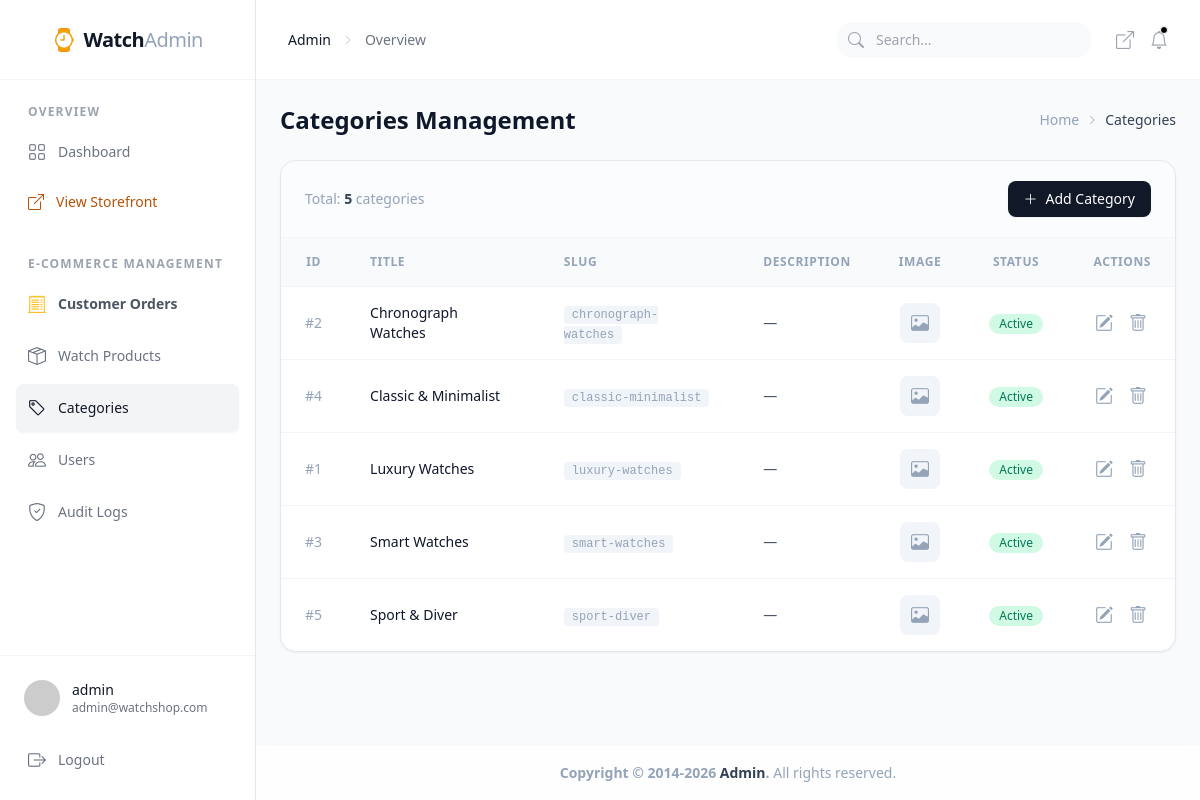
The app's page /admin/category (signed in) with its own data.
### models/user.py (models this page shows, shortened)
class User(UserMixin, db.Model):
    id = db.Column(db.Integer, primary_key=True)
    user_name = db.Column(db.String(80), nullable=False)
    first_name = db.Column(db.String(80), nullable=True)
    last_name = db.Column(db.String(80), nullable=True)
    email = db.Column(db.String(120), nullable=False, unique=True)
    phone = db.Column(db.String(20), nullable=True)
    address = db.Column(db.String(255), nullable=True)
    password = db.Column(db.String(120), nullable=False)
    role = db.Column(db.String(50), nullable=True, default='user')
    profile_image = db.Column(db.String(255), nullable=True)
    is_active = db.Column(db.Boolean, nullable=False, default=True)

### models/category.py (models this page shows)
class Category(db.Model):
    id = db.Column(db.Integer, primary_key=True)
    title = db.Column(db.String(120), nullable=False)
    description = db.Column(db.String(255), nullable=True)
    image_url = db.Column(db.String(255), nullable=True)
    is_active = db.Column(db.Boolean, nullable=False, default=True)
    slug = db.Column(db.String(120), nullable=True, unique=True)

### admin/category.py (the view)
@admin_bp.get('/category')
def category():
    categories = execute_raw_sql("select id,title,description,image_url,is_active,slug from category order by title ;")
    return render_template('admin/category/index.html', categories=categories)

### admin/__init__.py (called while the page is built)
@admin_bp.before_request
@login_required
@limiter.limit('60 per minute', key_func=_admin_user_key)
def require_admin():
	if current_user.role != 'admin':
		abort(403)

### app.py (called while the page is built, shortened)
@login_manager.user_loader
def load_user(user_id):
    try:
        return db.session.get(User, int(user_id))
    except Exception:
        return None

@app.context_processor
def inject_cart_info():
    cart = session.get('cart', {})
    cart_count = sum(item.get('quantity', 1) for item in cart.values()) if isinstance(cart, dict) else 0
    return {
        'cart_count': cart_count,
        'cart_items_count': len(cart) if isinstance(cart, dict) else 0
    }

@app.before_request
def ensure_database():
    global _db_initialized

@app.after_request
def write_audit_log(response):
    if not request.path.startswith('/static/'):
        try:
            log = AuditLog(
                endpoint=request.endpoint or request.path,
                method=request.method,
                path=request.path,
                ip_address=request.remote_addr,
                user_id=current_user.id if current_user.is_authenticated else None,
                status_code=response.status_code,
            )
            db.session.add(log)
            db.session.commit()
        except Exception:
            db.session.rollback()
    return response

### extensions.py (called while the page is built)
def execute_raw_sql(sql, params=None, fetch=True):
    result = db.session.execute(text(sql), params or {})
    if fetch:
        return result.fetchall()
    else:
        db.session.commit()
        return result.rowcount

### templates/admin/category/index.html (shortened to what this page needs)
{% extends 'admin/master.html' %}
{% block content %}
<div class="mb-6 flex flex-col sm:flex-row justify-between items-start sm:items-center">
  <h1 class="text-2xl font-semibold text-slate-900">Categories Management</h1>
  <nav class="text-sm text-slate-400 mt-2 sm:mt-0">
    <ol class="list-none p-0 inline-flex">
      <li class="flex items-center">
        <a href="{{ url_for('admin_bp.dashboard') }}" class="hover:text-brand-700 transition-colors">Home</a>
        <i class="bi bi-chevron-right mx-2 text-[10px]"></i>
      </li>
      <li class="text-slate-700">Categories</li>
    </ol>
  </nav>
</div>
<div class="bg-white rounded-2xl shadow-sm border border-gray-200 overflow-hidden transition-all hover:shadow-md duration-300">
  <div class="px-6 py-5 border-b border-slate-100 flex flex-col sm:flex-row justify-between items-start sm:items-center bg-slate-50/50">
    <div class="text-sm text-slate-400">
      Total: <span class="font-semibold text-slate-700">{{ categories|length }}</span> categories
    </div>
    <a href="{{ url_for('admin_bp.category_add') }}"
      class="mt-4 sm:mt-0 bg-gray-900 hover:bg-black text-white px-4 py-2 rounded-lg text-sm font-medium transition-colors flex items-center shadow-sm">
      <i class="bi bi-plus-lg mr-2"></i> Add Category
    </a>
  </div>
  <div class="overflow-x-auto">
    <table class="w-full text-left border-collapse">
      <thead>
        <tr class="bg-slate-50 text-slate-400 text-xs uppercase tracking-wider border-b border-slate-100">
          <th class="px-6 py-4 font-semibold w-12 text-center">ID</th>
          <th class="px-6 py-4 font-semibold">Title</th>
          <th class="px-6 py-4 font-semibold">Slug</th>
          <th class="px-6 py-4 font-semibold">Description</th>
          <th class="px-6 py-4 font-semibold text-center">Image</th>
          <th class="px-6 py-4 font-semibold text-center">Status</th>
          <th class="px-6 py-4 font-semibold text-right">Actions</th>
        </tr>
      </thead>
      <tbody class="text-sm divide-y divide-slate-100">
        {% for c in categories %}
        <tr class="hover:bg-slate-50 transition-colors">
          <td class="px-6 py-4 text-center text-slate-400">#{{ c.id }}</td>
          <td class="px-6 py-4">
            <span class="font-medium text-slate-900">{{ c.title }}</span>
          </td>
          <td class="px-6 py-4 text-slate-400">
            <code class="text-xs bg-slate-100 px-2 py-0.5 rounded">{{ c.slug or '—' }}</code>
          </td>
          <td class="px-6 py-4 text-slate-600 max-w-xs truncate">{{ c.description or '—' }}</td>
          <td class="px-6 py-4 text-center">
            {% if c.image_url %}
            <img src="{{ c.image_url }}" alt="{{ c.title }}" class="h-10 w-10 rounded-lg object-cover mx-auto shadow-xl shadow-brand-500/20">
            {% else %}
            <div class="h-10 w-10 rounded-lg bg-slate-100 text-slate-400 flex items-center justify-center mx-auto">
              <i class="bi bi-image text-lg"></i>
            </div>
            {% endif %}
          </td>
          <td class="px-6 py-4 text-center">
            {% if c.is_active %}
            <span class="inline-flex items-center px-2.5 py-0.5 rounded-full text-xs font-medium bg-emerald-100 text-emerald-700">Active</span>
            {% else %}
            <span class="inline-flex items-center px-2.5 py-0.5 rounded-full text-xs font-medium bg-slate-100 text-slate-600">Inactive</span>
            {% endif %}
          </td>
          <td class="px-6 py-4 text-right">
            <div class="flex items-center justify-end space-x-2">
              <a href="{{ url_for('admin_bp.category_edit', id=c.id) }}"
                class="text-slate-400 hover:text-brand-700 p-1 rounded-md hover:bg-brand-50 transition-colors inline-block" title="Edit">
                <i class="bi bi-pencil-square text-lg"></i>
              </a>
              <form method="POST" action="{{ url_for('admin_bp.category_delete', id=c.id) }}" class="inline" onsubmit="return confirm('Are you sure you want to delete \'{{ c.title }}\'?');">
                <button type="submit"
                  class="text-slate-400 hover:text-rose-600 p-1 rounded-md hover:bg-rose-50 transition-colors" title="Delete">
                  <i class="bi bi-trash text-lg"></i>
                </button>
              </form>
            </div>
          </td>
        </tr>
        {% endfor %}
      </tbody>
    </table>
  </div>
</div>
{% endblock %}

### templates/admin/partials/_sidebar.html
<aside
  class="w-full md:w-64 bg-white border-r border-gray-200 flex flex-col min-h-screen shrink-0 relative z-10"
>
  <div class="flex items-center justify-center h-20 border-b border-gray-100">
    <a
      href="{{ url_for('admin_bp.dashboard') }}"
      class="text-xl font-extrabold tracking-tight text-gray-900 flex items-center gap-2"
    >
      <i class="bi bi-watch text-amber-500 text-2xl"></i>
      <span>Watch<span class="text-slate-400 font-normal">Admin</span></span>
    </a>
  </div>
  <div class="flex-1 overflow-y-auto py-6 px-4">
    <nav class="space-y-8">
      <div>
        <div
          class="px-3 mb-2 text-xs font-bold uppercase tracking-widest text-gray-400"
        >
          Overview
        </div>
        <ul class="space-y-1">
          <li>
            <a
              href="{{ url_for('admin_bp.dashboard') }}"
              class="flex items-center px-3 py-2.5 rounded-lg text-sm font-medium transition-all {% if request.endpoint == 'admin_bp.dashboard' %}bg-gray-100 text-gray-900 shadow-sm{% else %}text-gray-500 hover:bg-gray-50 hover:text-gray-900{% endif %}"
            >
              <i class="bi bi-grid mr-3 text-lg"></i> Dashboard
            </a>
          </li>
          <li>
            <a
              href="{{ url_for('front_bp.home') }}"
              target="_blank"
              class="flex items-center px-3 py-2.5 rounded-lg text-sm font-medium text-amber-700 hover:bg-amber-50 transition-all"
            >
              <i class="bi bi-box-arrow-up-right mr-3 text-base"></i> View Storefront
            </a>
          </li>
        </ul>
      </div>
      <div>
        <div
          class="px-3 mb-2 text-xs font-bold uppercase tracking-widest text-gray-400"
        >
          E-Commerce Management
        </div>
        <ul class="space-y-1">
          <li>
            <a
              href="{{ url_for('admin_bp.order_list') }}"
              class="flex items-center px-3 py-2.5 rounded-lg text-sm font-semibold transition-all {% if 'order' in request.endpoint %}bg-slate-900 text-white shadow-sm{% else %}text-gray-600 hover:bg-gray-50 hover:text-gray-900{% endif %}"
            >
              <i class="bi bi-receipt-cutoff mr-3 text-lg text-amber-400"></i> Customer Orders
            </a>
          </li>
          <li>
            <a
              href="{{ url_for('admin_bp.product') }}"
              class="flex items-center px-3 py-2.5 rounded-lg text-sm font-medium transition-all {% if 'product' in request.endpoint %}bg-gray-100 text-gray-900 shadow-sm{% else %}text-gray-500 hover:bg-gray-50 hover:text-gray-900{% endif %}"
            >
              <i class="bi bi-box-seam mr-3 text-lg"></i> Watch Products
            </a>
          </li>
          <li>
            <a
              href="{{ url_for('admin_bp.category') }}"
              class="flex items-center px-3 py-2.5 rounded-lg text-sm font-medium transition-all {% if request.endpoint == 'admin_bp.category' %}bg-gray-100 text-gray-900 shadow-sm{% else %}text-gray-500 hover:bg-gray-50 hover:text-gray-900{% endif %}"
            >
              <i class="bi bi-tag mr-3 text-lg"></i> Categories
            </a>
          </li>
          <li>
            <a
              href="{{ url_for('admin_bp.user') }}"
              class="flex items-center px-3 py-2.5 rounded-lg text-sm font-medium transition-all {% if request.endpoint == 'admin_bp.user' %}bg-gray-100 text-gray-900 shadow-sm{% else %}text-gray-500 hover:bg-gray-50 hover:text-gray-900{% endif %}"
            >
              <i class="bi bi-people mr-3 text-lg"></i> Users
            </a>
          </li>
          <li>
            <a
              href="{{ url_for('admin_bp.audit_logs') }}"
              class="flex items-center px-3 py-2.5 rounded-lg text-sm font-medium transition-all {% if request.endpoint == 'admin_bp.audit_logs' %}bg-gray-100 text-gray-900 shadow-sm{% else %}text-gray-500 hover:bg-gray-50 hover:text-gray-900{% endif %}"
            >
              <i class="bi bi-shield-check mr-3 text-lg"></i> Audit Logs
            </a>
          </li>
        </ul>
      </div>
    </nav>
  </div>
  <div class="p-4 border-t border-gray-100">
    <div
      class="flex items-center gap-3 p-2 rounded-lg hover:bg-gray-50 cursor-pointer transition-colors"
    >
      <img
        src="https://ui-avatars.com/api/?name={{ current_user.user_name }}&background=000&color=fff"
        class="w-9 h-9 rounded-full object-cover"
      />
      <div class="flex-1 min-w-0">
        <p class="text-sm font-medium text-gray-900 truncate">
          {{ current_user.user_name }}
        </p>
        <p class="text-xs text-gray-500 truncate">{{ current_user.email }}</p>
      </div>
    </div>
    <a
      href="{{ url_for('auth.logout') }}"
      class="mt-3 flex items-center px-3 py-2.5 rounded-lg text-sm font-medium text-gray-500 hover:bg-red-50 hover:text-red-700 transition-colors"
    >
      <i class="bi bi-box-arrow-right mr-3 text-lg"></i> Logout
    </a>
  </div>
</aside>

### records on screen
User: user_name "admin", email "admin@watchshop.com"
Category: id "2", title "Chronograph Watches", slug "chronograph-watches", description "—", is_active "Active"
Category: id "4", title "Classic & Minimalist", slug "classic-minimalist", description "—", is_active "Active"
Category: id "1", title "Luxury Watches", slug "luxury-watches", description "—", is_active "Active"
Category: id "3", title "Smart Watches", slug "smart-watches", description "—", is_active "Active"
Category: id "5", title "Sport & Diver", slug "sport-diver", description "—", is_active "Active"

### other values on screen
{{ categories|length }} "5"
